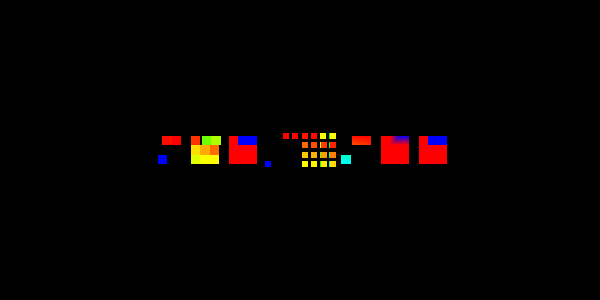

This chart was generated by the following Python code:
#!/usr/bin/env python

# Demonstrate vtkExtractSelection with VALUES selection type
# on both cell and point data of a 3x3x3 image data cube.
# Shows select, inverse, preserve topology, and containing cells variants.

# Factory overrides
import vtkmodules.vtkInteractionStyle  # noqa: F401
import vtkmodules.vtkRenderingFreeType  # noqa: F401
import vtkmodules.vtkRenderingOpenGL2  # noqa: F401

from vtkmodules.vtkCommonCore import (
    VTK_FLOAT,
    vtkDoubleArray,
    vtkFloatArray,
    vtkIdTypeArray,
)
from vtkmodules.vtkCommonDataModel import (
    vtkImageData,
    vtkSelection,
    vtkSelectionNode,
)
from vtkmodules.vtkFiltersExtraction import vtkExtractSelection
from vtkmodules.vtkRenderingCore import (
    vtkActor,
    vtkDataSetMapper,
    vtkRenderWindow,
    vtkRenderWindowInteractor,
    vtkRenderer,
)

XCELLS = 3
YCELLS = 3
ZCELLS = 3

# Create sample image data with known structure and arrays
sample_data = vtkImageData()
sample_data.SetSpacing(1.0, 1.0, 1.0)
sample_data.SetOrigin(0.0, 0.0, 0.0)
sample_data.SetDimensions(XCELLS + 1, YCELLS + 1, ZCELLS + 1)
sample_data.AllocateScalars(VTK_FLOAT, 1)

# Point arrays
point_counter_array = vtkIdTypeArray()
point_counter_array.SetNumberOfComponents(1)
point_counter_array.SetName("Point Counter")
sample_data.GetPointData().AddArray(point_counter_array)

point_forward_ids = vtkIdTypeArray()
point_forward_ids.SetNumberOfComponents(1)
point_forward_ids.SetName("Forward Point Ids")
sample_data.GetPointData().AddArray(point_forward_ids)

point_reverse_ids = vtkIdTypeArray()
point_reverse_ids.SetNumberOfComponents(1)
point_reverse_ids.SetName("Reverse Point Ids")
sample_data.GetPointData().AddArray(point_reverse_ids)

point_x_array = vtkFloatArray()
point_x_array.SetNumberOfComponents(1)
point_x_array.SetName("Point X")
sample_data.GetPointData().AddArray(point_x_array)

point_y_array = vtkFloatArray()
point_y_array.SetNumberOfComponents(1)
point_y_array.SetName("Point Y")
sample_data.GetPointData().AddArray(point_y_array)

point_z_array = vtkFloatArray()
point_z_array.SetNumberOfComponents(1)
point_z_array.SetName("Point Z")
sample_data.GetPointData().AddArray(point_z_array)

point_count = 0
for i in range(ZCELLS + 1):
    for j in range(YCELLS + 1):
        for k in range(XCELLS + 1):
            point_counter_array.InsertNextValue(point_count)
            id_f = point_count + 10
            id_r = (XCELLS + 1) * (YCELLS + 1) * (ZCELLS + 1) - 1 - point_count + 10
            point_forward_ids.InsertNextValue(id_f)
            point_reverse_ids.InsertNextValue(id_r)
            point_count += 1
            point_x_array.InsertNextValue(float(k))
            point_y_array.InsertNextValue(float(j))
            point_z_array.InsertNextValue(float(i))

# Cell arrays
cell_counter_array = vtkIdTypeArray()
cell_counter_array.SetNumberOfComponents(1)
cell_counter_array.SetName("Cell Count")
sample_data.GetCellData().AddArray(cell_counter_array)

cell_forward_ids = vtkIdTypeArray()
cell_forward_ids.SetNumberOfComponents(1)
cell_forward_ids.SetName("Forward Cell Ids")
sample_data.GetCellData().AddArray(cell_forward_ids)

cell_reverse_ids = vtkIdTypeArray()
cell_reverse_ids.SetNumberOfComponents(1)
cell_reverse_ids.SetName("Reverse Cell Ids")
sample_data.GetCellData().AddArray(cell_reverse_ids)

cell_x_array = vtkDoubleArray()
cell_x_array.SetNumberOfComponents(1)
cell_x_array.SetName("Cell X")
sample_data.GetCellData().AddArray(cell_x_array)

cell_y_array = vtkDoubleArray()
cell_y_array.SetNumberOfComponents(1)
cell_y_array.SetName("Cell Y")
sample_data.GetCellData().AddArray(cell_y_array)

cell_z_array = vtkDoubleArray()
cell_z_array.SetNumberOfComponents(1)
cell_z_array.SetName("Cell Z")
sample_data.GetCellData().AddArray(cell_z_array)

cell_count = 0
for i in range(ZCELLS):
    for j in range(YCELLS):
        for k in range(XCELLS):
            cell_counter_array.InsertNextValue(cell_count)
            id_f = cell_count + 10
            id_r = XCELLS * YCELLS * ZCELLS - 1 - cell_count + 10
            cell_forward_ids.InsertNextValue(id_f)
            cell_reverse_ids.InsertNextValue(id_r)
            cell_count += 1
            cell_x_array.InsertNextValue(k + 0.5)
            cell_y_array.InsertNextValue(j + 0.5)
            cell_z_array.InsertNextValue(i + 0.5)

sample_data.GetPointData().SetGlobalIds(point_forward_ids)
sample_data.GetPointData().SetScalars(point_x_array)
sample_data.GetCellData().SetGlobalIds(cell_forward_ids)
sample_data.GetCellData().SetScalars(cell_x_array)

# Selection pipeline
selection = vtkSelection()
selection_node = vtkSelectionNode()
selection.AddNode(selection_node)

extract_selection = vtkExtractSelection()
extract_selection.SetInputData(0, sample_data)
extract_selection.SetInputData(1, selection)
extract_selection.PreserveTopologyOff()

# --- VALUES on cells: select ---
selection_node.Initialize()
selection_node.GetProperties().Set(vtkSelectionNode.CONTENT_TYPE(), vtkSelectionNode.VALUES)
selection_node.SetFieldType(vtkSelectionNode.CELL)
cell_ids = vtkIdTypeArray()
cell_ids.SetName("Reverse Cell Ids")
cell_ids.SetNumberOfComponents(1)
cell_ids.SetNumberOfTuples(5)
cell_ids.SetTuple1(0, 9)
cell_ids.SetTuple1(1, 10)
cell_ids.SetTuple1(2, 11)
cell_ids.SetTuple1(3, 36)
cell_ids.SetTuple1(4, 37)
selection_node.SetSelectionList(cell_ids)

extract_selection.Update()
cell_select_copy = extract_selection.GetOutput().NewInstance()
cell_select_copy.DeepCopy(extract_selection.GetOutput())

# --- VALUES on cells: inverse ---
selection_node.GetProperties().Set(vtkSelectionNode.INVERSE(), 1)
extract_selection.Update()
cell_inverse_copy = extract_selection.GetOutput().NewInstance()
cell_inverse_copy.DeepCopy(extract_selection.GetOutput())

# --- VALUES on cells: preserve topology ---
selection_node.GetProperties().Set(vtkSelectionNode.INVERSE(), 0)
extract_selection.PreserveTopologyOn()
extract_selection.Update()
cell_topo_insidedness = extract_selection.GetOutput().GetCellData().GetArray("vtkInsidedness")
cell_topo_copy = extract_selection.GetOutput().NewInstance()
cell_topo_copy.DeepCopy(extract_selection.GetOutput())

# --- VALUES on points: select ---
selection_node.Initialize()
extract_selection.PreserveTopologyOff()
selection_node.GetProperties().Set(vtkSelectionNode.CONTENT_TYPE(), vtkSelectionNode.VALUES)
selection_node.GetProperties().Set(vtkSelectionNode.FIELD_TYPE(), vtkSelectionNode.POINT)
point_ids = vtkIdTypeArray()
point_ids.SetName("Reverse Point Ids")
point_ids.SetNumberOfComponents(1)
point_ids.SetNumberOfTuples(5)
point_ids.SetTuple1(0, 9)
point_ids.SetTuple1(1, 10)
point_ids.SetTuple1(2, 11)
point_ids.SetTuple1(3, 73)
point_ids.SetTuple1(4, 74)
selection_node.SetSelectionList(point_ids)

extract_selection.Update()
point_select_copy = extract_selection.GetOutput().NewInstance()
point_select_copy.DeepCopy(extract_selection.GetOutput())

# --- VALUES on points: inverse ---
selection_node.GetProperties().Set(vtkSelectionNode.INVERSE(), 1)
extract_selection.Update()
point_inverse_copy = extract_selection.GetOutput().NewInstance()
point_inverse_copy.DeepCopy(extract_selection.GetOutput())

# --- VALUES on points: containing cells ---
selection_node.GetProperties().Set(vtkSelectionNode.INVERSE(), 0)
selection_node.GetProperties().Set(vtkSelectionNode.CONTAINING_CELLS(), 1)
extract_selection.Update()
point_containing_copy = extract_selection.GetOutput().NewInstance()
point_containing_copy.DeepCopy(extract_selection.GetOutput())

# --- VALUES on points: preserve topology ---
selection_node.GetProperties().Set(vtkSelectionNode.INVERSE(), 0)
selection_node.GetProperties().Set(vtkSelectionNode.CONTAINING_CELLS(), 0)
extract_selection.PreserveTopologyOn()
extract_selection.Update()
point_topo_insidedness = extract_selection.GetOutput().GetPointData().GetArray("vtkInsidedness")
point_topo_copy = extract_selection.GetOutput().NewInstance()
point_topo_copy.DeepCopy(extract_selection.GetOutput())

# --- VALUES on points: preserve topology + containing cells ---
selection_node.GetProperties().Set(vtkSelectionNode.CONTAINING_CELLS(), 1)
extract_selection.Update()
point_topo_contain_insidedness = extract_selection.GetOutput().GetCellData().GetArray("vtkInsidedness")
point_topo_contain_copy = extract_selection.GetOutput().NewInstance()
point_topo_contain_copy.DeepCopy(extract_selection.GetOutput())

# Mapper — cell select
cell_select_mapper = vtkDataSetMapper()
cell_select_mapper.SetInputData(cell_select_copy)
cell_select_copy.GetCellData().SetActiveScalars(cell_reverse_ids.GetName())
cell_select_mapper.SetScalarModeToUseCellData()
cell_select_mapper.SetScalarRange(cell_reverse_ids.GetRange())

# Mapper — cell inverse
cell_inverse_mapper = vtkDataSetMapper()
cell_inverse_mapper.SetInputData(cell_inverse_copy)
cell_inverse_copy.GetCellData().SetActiveScalars(cell_reverse_ids.GetName())
cell_inverse_mapper.SetScalarModeToUseCellData()
cell_inverse_mapper.SetScalarRange(cell_reverse_ids.GetRange())

# Mapper — cell topology
cell_topo_mapper = vtkDataSetMapper()
cell_topo_mapper.SetInputData(cell_topo_copy)
cell_topo_copy.GetCellData().SetActiveScalars("vtkInsidedness")
cell_topo_mapper.SetScalarModeToUseCellData()
cell_topo_mapper.SetScalarRange(cell_topo_insidedness.GetRange())

# Mapper — point select
point_select_mapper = vtkDataSetMapper()
point_select_mapper.SetInputData(point_select_copy)
point_select_copy.GetPointData().SetActiveScalars(point_reverse_ids.GetName())
point_select_mapper.SetScalarModeToUsePointData()
point_select_mapper.SetScalarRange(point_reverse_ids.GetRange())

# Mapper — point inverse
point_inverse_mapper = vtkDataSetMapper()
point_inverse_mapper.SetInputData(point_inverse_copy)
point_inverse_copy.GetPointData().SetActiveScalars(point_reverse_ids.GetName())
point_inverse_mapper.SetScalarModeToUsePointData()
point_inverse_mapper.SetScalarRange(point_reverse_ids.GetRange())

# Mapper — point containing cells
point_containing_mapper = vtkDataSetMapper()
point_containing_mapper.SetInputData(point_containing_copy)
point_containing_copy.GetPointData().SetActiveScalars(point_reverse_ids.GetName())
point_containing_mapper.SetScalarModeToUsePointData()
point_containing_mapper.SetScalarRange(point_reverse_ids.GetRange())

# Mapper — point topology
point_topo_mapper = vtkDataSetMapper()
point_topo_mapper.SetInputData(point_topo_copy)
point_topo_copy.GetPointData().SetActiveScalars("vtkInsidedness")
point_topo_mapper.SetScalarModeToUsePointData()
point_topo_mapper.SetScalarRange(point_topo_insidedness.GetRange())

# Mapper — point topology + containing
point_topo_contain_mapper = vtkDataSetMapper()
point_topo_contain_mapper.SetInputData(point_topo_contain_copy)
point_topo_contain_copy.GetCellData().SetActiveScalars("vtkInsidedness")
point_topo_contain_mapper.SetScalarModeToUseCellData()
point_topo_contain_mapper.SetScalarRange(point_topo_contain_insidedness.GetRange())

# Actor — cell select
cell_select_actor = vtkActor()
cell_select_actor.SetPosition(0, 0, 0)
cell_select_actor.SetMapper(cell_select_mapper)
cell_select_actor.GetProperty().SetPointSize(6.0)

# Actor — cell inverse
cell_inverse_actor = vtkActor()
cell_inverse_actor.SetPosition(4, 0, 0)
cell_inverse_actor.SetMapper(cell_inverse_mapper)
cell_inverse_actor.GetProperty().SetPointSize(6.0)

# Actor — cell topology
cell_topo_actor = vtkActor()
cell_topo_actor.SetPosition(8, 0, 0)
cell_topo_actor.SetMapper(cell_topo_mapper)
cell_topo_actor.GetProperty().SetPointSize(6.0)

# Actor — point select
point_select_actor = vtkActor()
point_select_actor.SetPosition(12, 0, 0)
point_select_actor.SetMapper(point_select_mapper)
point_select_actor.GetProperty().SetPointSize(6.0)

# Actor — point inverse
point_inverse_actor = vtkActor()
point_inverse_actor.SetPosition(16, 0, 0)
point_inverse_actor.SetMapper(point_inverse_mapper)
point_inverse_actor.GetProperty().SetPointSize(6.0)

# Actor — point containing cells
point_containing_actor = vtkActor()
point_containing_actor.SetPosition(20, 0, 0)
point_containing_actor.SetMapper(point_containing_mapper)
point_containing_actor.GetProperty().SetPointSize(6.0)

# Actor — point topology
point_topo_actor = vtkActor()
point_topo_actor.SetPosition(24, 0, 0)
point_topo_actor.SetMapper(point_topo_mapper)
point_topo_actor.GetProperty().SetPointSize(6.0)

# Actor — point topology + containing
point_topo_contain_actor = vtkActor()
point_topo_contain_actor.SetPosition(28, 0, 0)
point_topo_contain_actor.SetMapper(point_topo_contain_mapper)
point_topo_contain_actor.GetProperty().SetPointSize(6.0)

# Renderer
renderer = vtkRenderer()
renderer.AddActor(cell_select_actor)
renderer.AddActor(cell_inverse_actor)
renderer.AddActor(cell_topo_actor)
renderer.AddActor(point_select_actor)
renderer.AddActor(point_inverse_actor)
renderer.AddActor(point_containing_actor)
renderer.AddActor(point_topo_actor)
renderer.AddActor(point_topo_contain_actor)

# Window
render_window = vtkRenderWindow()
render_window.SetMultiSamples(0)
render_window.SetSize(600, 300)
render_window.AddRenderer(renderer)
render_window.SetWindowName("extraction values")

# Scene
renderer.ResetCamera()

# Interactor
interactor = vtkRenderWindowInteractor()
interactor.SetRenderWindow(render_window)

interactor.Initialize()
interactor.Start()
